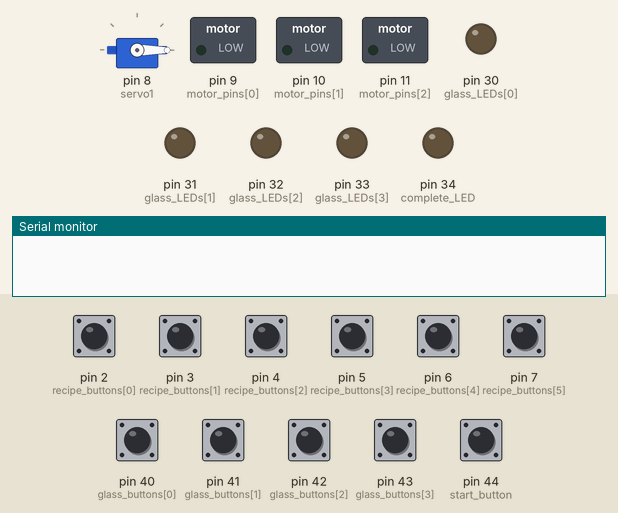
The sketch below on a simulated Arduino Mega 2560, built with avr-gcc and run on an emulated ATmega2560. On the bench: servo, switched loads named in the sketch (green lamp = pin HIGH), output pins drawn as LEDs (lit = HIGH), the last lines printed to the serial monitor. The test bench sets the inputs (shaded band); at power-on: pin 2 (recipe_buttons[0]), pin 3 (recipe_buttons[1]), pin 4 (recipe_buttons[2]), pin 5 (recipe_buttons[3]), pin 6 (recipe_buttons[4]), pin 7 (recipe_buttons[5]), pin 40 (glass_buttons[0]), pin 41 (glass_buttons[1]), pin 42 (glass_buttons[2]), pin 43 (glass_buttons[3]), pin 44 (start_button) LOW.

Above: at 1.2 s.
1.3 s: pin 2 (recipe_buttons[0]) pulled HIGH for 0.15 s
At 1.7 s:
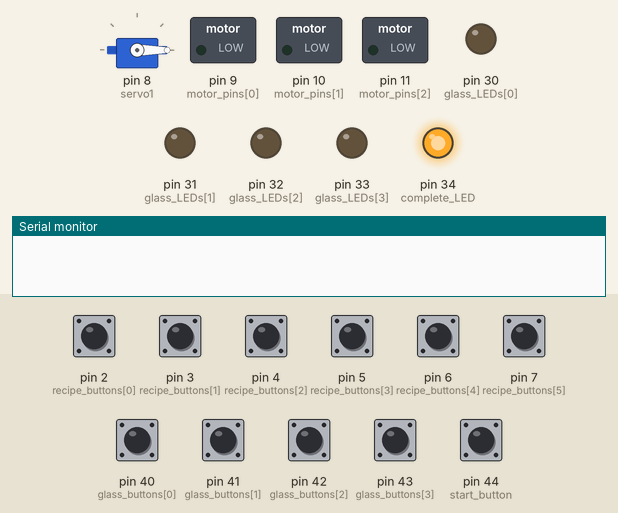
3.3 s: pin 44 (start_button) pulled HIGH for 0.15 s
At 9.8 s:
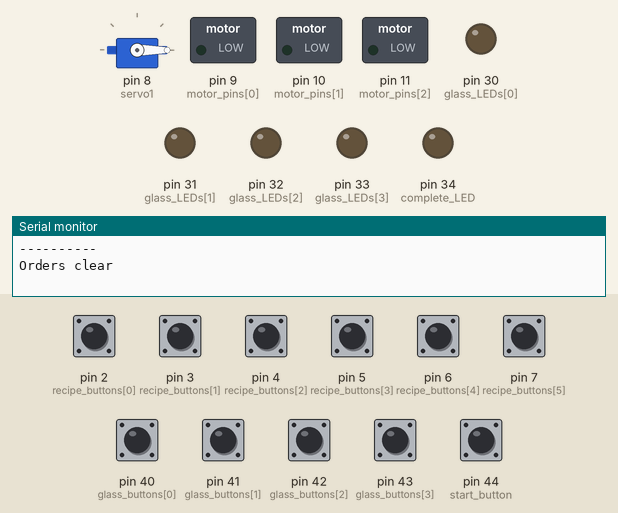
Timing chart, 0 to 11.3 s (numbered marks = the images above; inputs shaded):
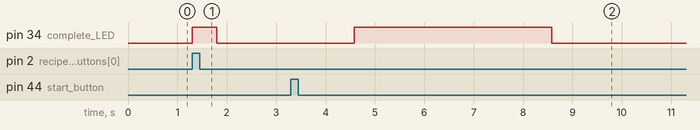

Measured:
- after the input at 1.3 s, pin 34 (complete_LED): LOW → HIGH at once, → LOW 0.50 s later
- after the input at 3.3 s, pin 34 (complete_LED): LOW → HIGH after 1.3 s, → LOW 4.0 s later

The sketch:

Olimpiada_3.ino
```cpp
#include <Servo.h>

Servo servo1;

const int recipe_buttons[] = {2, 3, 4, 5, 6, 7};
const int motor_pins[] = {9, 10, 11};
const int end_caps[] = {22, 23, 24, 25};
const int glass_LEDs[] = {30, 31, 32, 33};
const int glass_buttons[] = {40, 41, 42, 43};
const int start_button = 44;
const int complete_LED = 34;
const int rotation_angles[] = {42, 65, 90, 118};
const int pour_durations[] = {1000, 1500, 2000, 2500};
const int max_orders = 4; // Максимальное количество заказов
int angles_for_order[max_orders]; // Массив для хранения углов поворота при заказе
int recipes_for_order[max_orders]; // Массив для хранения рецептов при заказе
int used_glass_buttons[max_orders];  // Массив для хранения нажатых кнопок при заказе
int order_count = 0; // Счетчик заказов
struct Recipe {
  int motor_durations[3];  // Длительность наливания для каждого мотора (в мс)
  int motor_sequence[3];   // Очередность работы моторов (номера моторов)
};
const Recipe recipes[] = {
  {{1050}, {0}}, // Рецепт 1 "Газированая вода": длительность наливания {1050 мс (50 мл)}, моторы {0}
  {{240}, {1}}, // Рецепт 2 "Мятный сироп": длительность наливания {240 мс (10 мл)}, моторы {1}
  {{950}, {2}}, // Рецепт 3 "Апельсиновый сок": длительность наливания {950 мс (40 мл)}, моторы {2}
  {{1700, 480}, {0, 1}}, // Рецепт 4 "Мятный": длительность наливания {1700 мс (80 мл), 480 мс (20 мл)}, моторы {0, 1}
  {{630, 1188}, {0, 2}}, // Рецепт 5 "Заводной апельсин": длительность наливания {630 мс (30 мл), 1188 мс (20 мл)}, моторы {0, 2}
  {{735, 1070, 240}, {0, 2, 1}}, // Рецепт 6 "Тройной": длительность наливания {735 мс (35 мл), 1070 мс (45 мл), 240 мс (10 мл)}, моторы {0, 2, 1}
};

void setup()
{
  Serial.begin(9600);
  for (int i = 0; i < 3; i++) {
    pinMode(motor_pins[i], OUTPUT);
  }
  for (int i = 0; i < 4; i++) {
    pinMode(glass_LEDs[i], OUTPUT);
    pinMode(glass_buttons[i], INPUT);
    pinMode(end_caps[i], INPUT);
  }
  for (int i = 0; i < 6; i++) {
    pinMode(recipe_buttons[i], INPUT);
  }
  pinMode(start_button, INPUT);
  pinMode(complete_LED, OUTPUT);
  servo1.attach(8);
}

void pour_liquid(int angle, int recipe_index)
{
    servo1.write(angle);
    delay(1000); // Задержка между поворотами серво
    Serial.print("Recipe index: ");
    Serial.println(recipe_index);
    Serial.print("Angle: ");
    Serial.println(angle);
    // Получаем рецепт
    Recipe current_recipe = recipes[recipe_index];
    // Запускаем моторы в соответствии с рецептом
    for (int index = 0; index <= 3; index++) {
        Serial.print("Current end cup: ");
        Serial.println(end_caps[used_glass_buttons[index]]);
        int motor_index = current_recipe.motor_sequence[index];
        int motor_duration = current_recipe.motor_durations[index];
        if (motor_duration) { // Проверяем, нужно ли включать мотор
          Serial.print("Motor pin number: ");
          Serial.println(motor_pins[motor_index]);
          Serial.print("Motor duration: ");
          Serial.println(motor_duration);
          digitalWrite(motor_pins[motor_index], HIGH); // Включаем мотор
          delay(motor_duration); // Небольшая задержка для стабильности
          digitalWrite(motor_pins[motor_index], LOW); // Выключаем мотор
        }
        delay(400); // Задержка между сменой моторов
    }
    Serial.println("                    ");
    Serial.println("Pour liquid over");
    Serial.println("                    ");
}

void add_order(int glass_index, int recipe_index)
{
  if (order_count >= max_orders) {
    return;
  }
  digitalWrite(glass_LEDs[glass_index], HIGH);
  angles_for_order[order_count] = rotation_angles[glass_index];
  recipes_for_order[order_count] = recipe_index;
  used_glass_buttons[order_count] = glass_index;
  order_count++;
  Serial.print("order_count: ");
  Serial.println(order_count);
  Serial.print("Order added for Glass ");
  Serial.println(glass_index + 1);
  delay(600);
}

void accept_the_order(int recipe_number)
{
  bool recipe_selected = true;
  while (recipe_selected) {
    if (order_count >= max_orders) {
      break;
    }
    for (int i = 0; i < 4; i++) {
      if (digitalRead(glass_buttons[i]) == HIGH && digitalRead(end_caps[i]) == HIGH) {
        add_order(i, recipe_number);
      }
    }
    for (int i = 0; i < 6; i++) {
      if (digitalRead(recipe_buttons[i]) == HIGH || digitalRead(start_button) == HIGH) {
        recipe_selected = false;
        break;
      }
    }
  }
}

void process_orders()
{
  for (int i = 0; i < 4; i++) {
    digitalWrite(glass_LEDs[i], LOW);
  }
  Serial.println("----------");
  Serial.println("Orders:");
  for (int i = 0; i < max_orders; ++i) {
    Serial.print("Angle ");
    Serial.print(i + 1);
    Serial.print(": ");
    Serial.println(angles_for_order[i]);
    Serial.print("Recipe ");
    Serial.print(i + 1);
    Serial.print(": ");
    Serial.println(recipes_for_order[i]);
    Serial.print("Used glass buttons ");
    Serial.print(i + 1);
    Serial.print(": ");
    Serial.println(used_glass_buttons[i]);
    Serial.println("                    ");
  }
  Serial.println("----------");
  for (int i = 0; i < 4; i++) {
    if (angles_for_order[i] != 0 && digitalRead(end_caps[used_glass_buttons[i]]) == HIGH) {
      Serial.println("Process the order...");
      pour_liquid(angles_for_order[i], recipes_for_order[i]);
    }
  }
  servo1.write(0);
  for (int i = 0; i < max_orders; ++i) {
    angles_for_order[i] = 0;
    recipes_for_order[i] = 0;
  }
  order_count = 0;
  Serial.println("Orders clear");
  delay(1000);
  for (int i = 0; i < 4; ++i) {
    digitalWrite(complete_LED, HIGH);
    delay(1000);
    digitalWrite(complete_LED, LOW);
  }
  Serial.println("          ");
}

void loop()
{
  servo1.write(0);
  if (digitalRead(start_button) == HIGH) {
    process_orders();
  }
  for (int i = 0; i < 6; i++) {
    if (digitalRead(recipe_buttons[i]) == HIGH) {
      digitalWrite(complete_LED, HIGH);
      delay(500);
      digitalWrite(complete_LED, LOW);
      Serial.println("Accept the order...");
      Serial.print("Selected recipe button ");
      Serial.println(recipe_buttons[i] - 1);
      delay(1000);
      accept_the_order(recipe_buttons[i] - 2);
    }
  }
}
```
